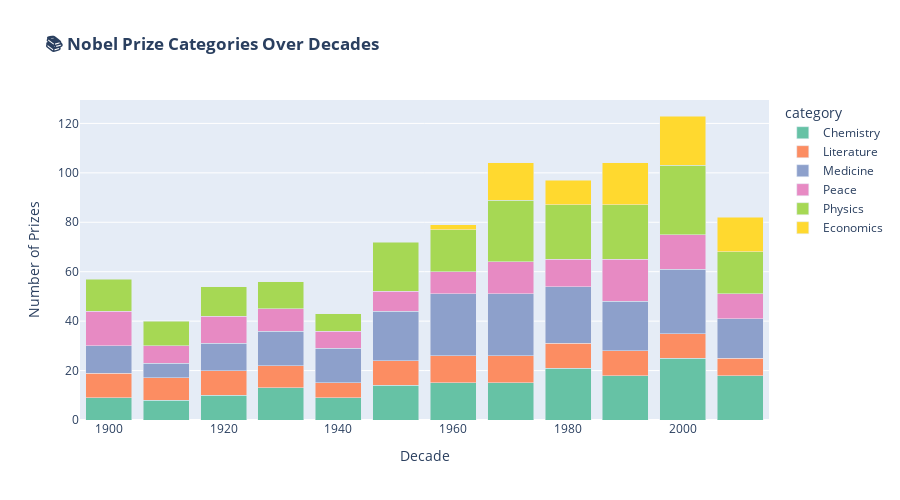

Notebook source saved alongside this figure:
### Markdown cell above
---

## 8. 📚 Category Trends Over Time

**Storytelling**: How has the distribution of prizes across categories changed over the decades? This animated stacked area chart reveals the evolution of the Nobel Prize landscape.

### Code cell
# Category distribution by decade
cat_decade = df.groupby(['decade', 'category']).size().reset_index(name='count')

fig_cat = px.bar(
    cat_decade,
    x='decade',
    y='count',
    color='category',
    title='<b>📚 Nobel Prize Categories Over Decades</b>',
    labels={'count': 'Number of Prizes', 'decade': 'Decade'},
    color_discrete_sequence=px.colors.qualitative.Set2
)
fig_cat.update_layout(barmode='stack', height=500)
fig_cat.show()

### Figure 1 — Plotly figure (JSON) as saved in the notebook; plotly's stock layout.template omitted (floating-point values rounded to 4 significant figures)
{"data": [{"hovertemplate": "category=Chemistry<br>Decade=%{x}<br>Number of Prizes=%{y}<extra></extra>", "legendgroup": "Chemistry", "marker": {"color": "rgb(102,194,165)", "pattern": {"shape": ""}}, "name": "Chemistry", "orientation": "v", "showlegend": true, "textposition": "auto", "type": "bar", "x": [1900, 1910, 1920, 1930, 1940, 1950, 1960, 1970, 1980, 1990, 2000, 2010], "xaxis": "x", "y": [9, 8, 10, 13, 9, 14, 15, 15, 21, 18, 25, 18], "yaxis": "y"}, {"hovertemplate": "category=Literature<br>Decade=%{x}<br>Number of Prizes=%{y}<extra></extra>", "legendgroup": "Literature", "marker": {"color": "rgb(252,141,98)", "pattern": {"shape": ""}}, "name": "Literature", "orientation": "v", "showlegend": true, "textposition": "auto", "type": "bar", "x": [1900, 1910, 1920, 1930, 1940, 1950, 1960, 1970, 1980, 1990, 2000, 2010], "xaxis": "x", "y": [10, 9, 10, 9, 6, 10, 11, 11, 10, 10, 10, 7], "yaxis": "y"}, {"hovertemplate": "category=Medicine<br>Decade=%{x}<br>Number of Prizes=%{y}<extra></extra>", "legendgroup": "Medicine", "marker": {"color": "rgb(141,160,203)", "pattern": {"shape": ""}}, "name": "Medicine", "orientation": "v", "showlegend": true, "textposition": "auto", "type": "bar", "x": [1900, 1910, 1920, 1930, 1940, 1950, 1960, 1970, 1980, 1990, 2000, 2010], "xaxis": "x", "y": [11, 6, 11, 14, 14, 20, 25, 25, 23, 20, 26, 16], "yaxis": "y"}, {"hovertemplate": "category=Peace<br>Decade=%{x}<br>Number of Prizes=%{y}<extra></extra>", "legendgroup": "Peace", "marker": {"color": "rgb(231,138,195)", "pattern": {"shape": ""}}, "name": "Peace", "orientation": "v", "showlegend": true, "textposition": "auto", "type": "bar", "x": [1900, 1910, 1920, 1930, 1940, 1950, 1960, 1970, 1980, 1990, 2000, 2010], "xaxis": "x", "y": [14, 7, 11, 9, 7, 8, 9, 13, 11, 17, 14, 10], "yaxis": "y"}, {"hovertemplate": "category=Physics<br>Decade=%{x}<br>Number of Prizes=%{y}<extra></extra>", "legendgroup": "Physics", "marker": {"color": "rgb(166,216,84)", "pattern": {"shape": ""}}, "name": "Physics", "orientation": "v", "showlegend": true, "textposition": "auto", "type": "bar", "x": [1900, 1910, 1920, 1930, 1940, 1950, 1960, 1970, 1980, 1990, 2000, 2010], "xaxis": "x", "y": [13, 10, 12, 11, 7, 20, 17, 25, 22, 22, 28, 17], "yaxis": "y"}, {"hovertemplate": "category=Economics<br>Decade=%{x}<br>Number of Prizes=%{y}<extra></extra>", "legendgroup": "Economics", "marker": {"color": "rgb(255,217,47)", "pattern": {"shape": ""}}, "name": "Economics", "orientation": "v", "showlegend": true, "textposition": "auto", "type": "bar", "x": [1960, 1970, 1980, 1990, 2000, 2010], "xaxis": "x", "y": [2, 15, 10, 17, 20, 14], "yaxis": "y"}], "layout": {"barmode": "stack", "height": 500, "legend": {"title": {"text": "category"}, "tracegroupgap": 0}, "title": {"text": "<b>📚 Nobel Prize Categories Over Decades</b>"}, "xaxis": {"anchor": "y", "domain": [0, 1], "title": {"text": "Decade"}}, "yaxis": {"anchor": "x", "domain": [0, 1], "title": {"text": "Number of Prizes"}}}}
